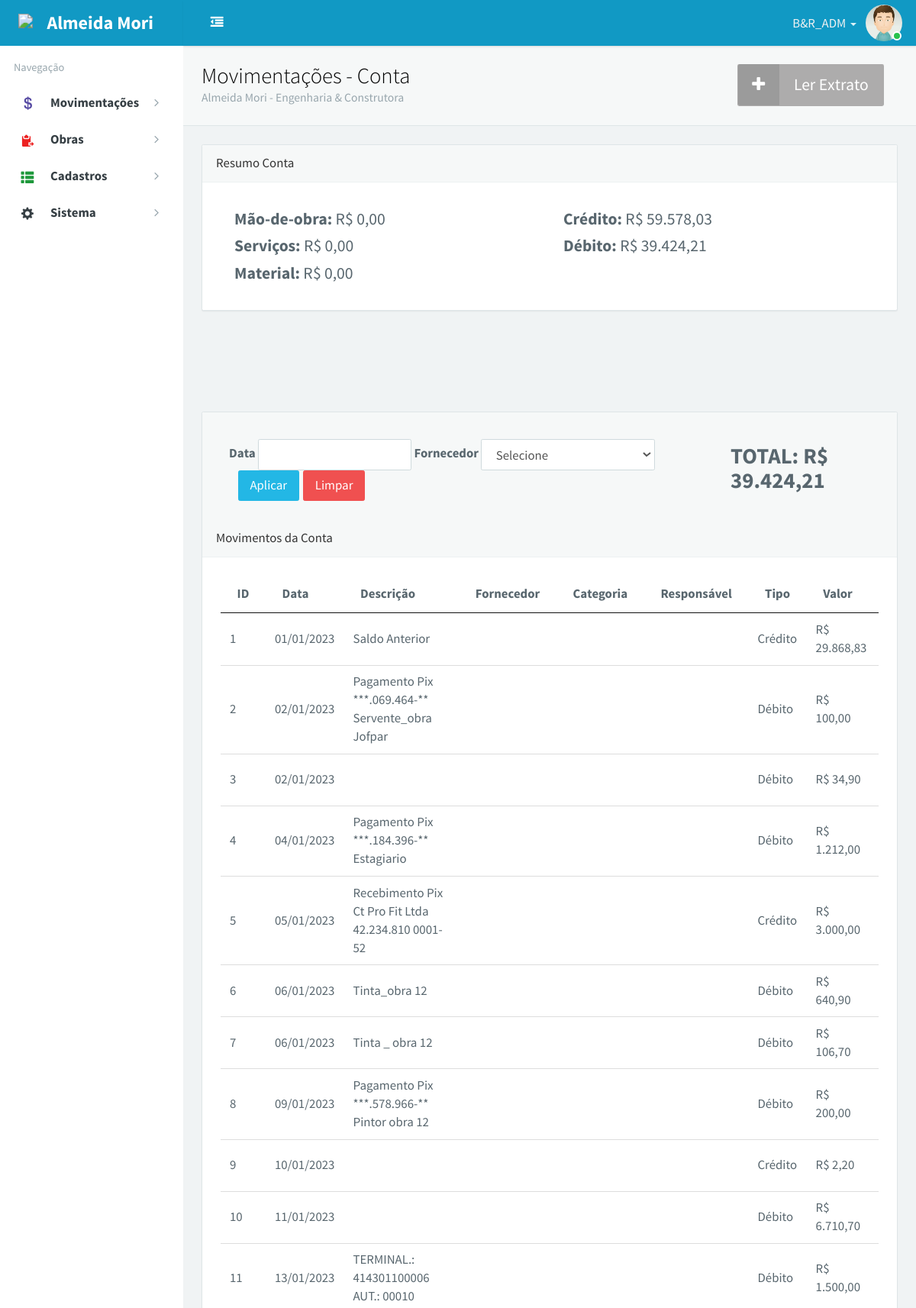
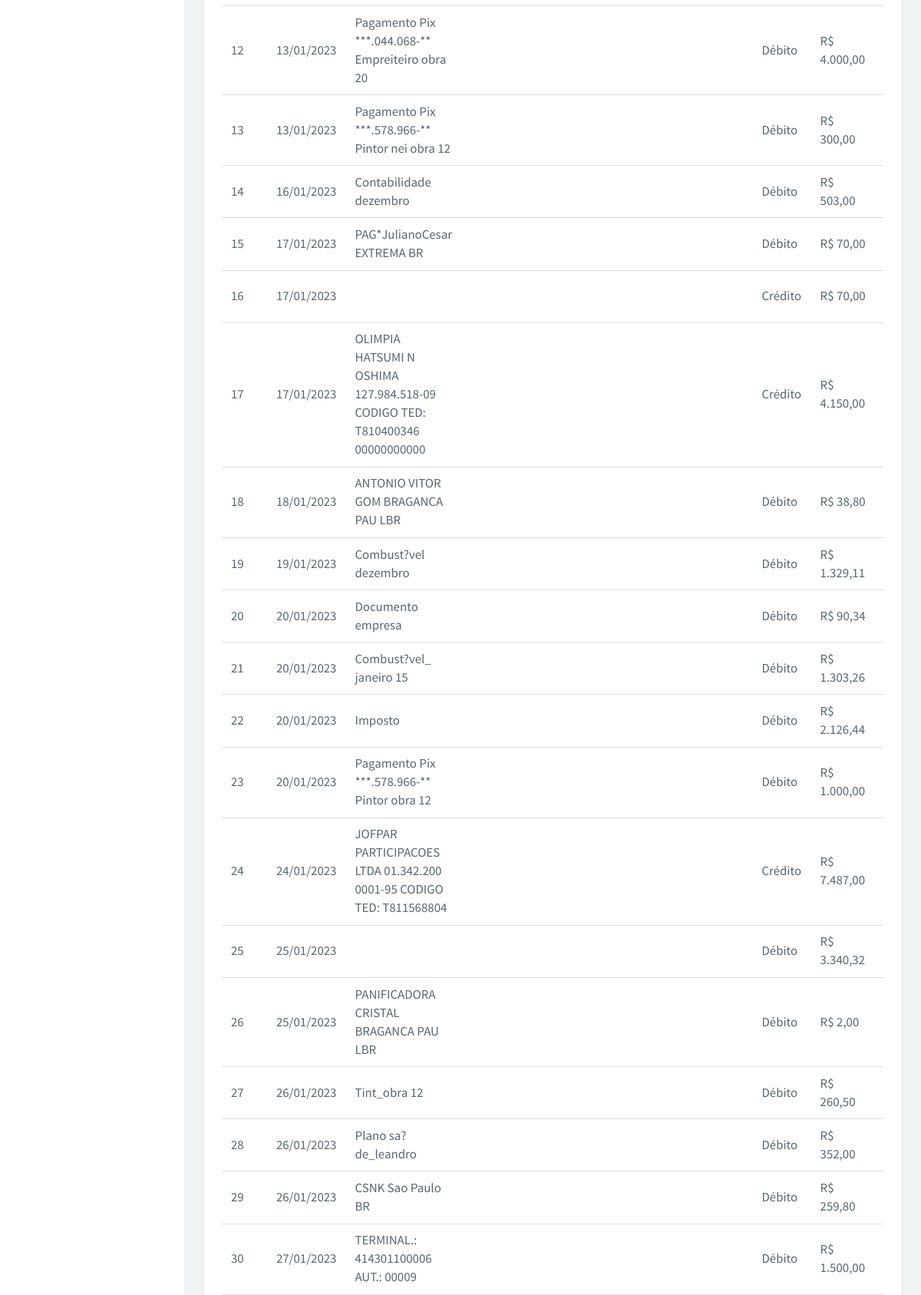
/app/movConta (signed in, upper part), run on the app's committed database (2 pictures, top to bottom).
### tables this page shows
CREATE TABLE `gqu_usuarios` (
  `id_usu` int(11) NOT NULL AUTO_INCREMENT,
  `nome_usu` varchar(50) NOT NULL,
  `matricula_usu` varchar(20) NOT NULL,
  `cpf_usu` varchar(11) NOT NULL,
  `email_usu` varchar(120) NOT NULL,
  `nivel_usu` varchar(1) NOT NULL,
  `pw_usu` varchar(120) NOT NULL,
  `turma_usu` tinyint(5) NOT NULL,
  `ativo_usu` tinyint(5) NOT NULL,
  PRIMARY KEY (`id_usu`)
);

CREATE TABLE `movconta` (
  `id_movConta` int(11) NOT NULL AUTO_INCREMENT,
  `data_movConta` varchar(20) NOT NULL,
  `descricao_movConta` varchar(100) NOT NULL,
  `fornecedor_movConta` varchar(40) NOT NULL,
  `categoria_movConta` varchar(40) NOT NULL,
  `responsavel_movConta` varchar(40) NOT NULL,
  `tipo_movConta` varchar(25) NOT NULL,
  `valor_movConta` varchar(20) DEFAULT NULL,
  `saldo_movConta` varchar(20) NOT NULL,
  `fitid` varchar(30) NOT NULL,
  PRIMARY KEY (`id_movConta`)
);

### _inc/control.php (called while the page is built, shortened)
<?php
$logoutAction = $_SERVER['PHP_SELF'] . "?doLogout=true";
?>
<?php
$hiperServe_email = $_SESSION['hiperServe_email'];
$hiperServe_nivel = $_SESSION['hiperServe_nivel'];
switch ($hiperServe_nivel) {
	case 0:
	case 1:
	case 2:
		$hiperServe_id = $_SESSION['hiperServe_id'];
		$user_query = "SELECT * FROM gqu_usuarios WHERE id_usu=\"" . $hiperServe_id . "\" AND matricula_usu=\"" . $hiperServe_email . "\"";
		$user_exec = $link_conexao->query($user_query);
		$user_dados = $user_exec->fetch_object();
		$user_row = $user_exec->num_rows;
		if ($user_row > 0) {
			$foto_usu =  "92";
			$nome_usu =  $user_dados->nome_usu;
		} else {
			header("Location: $logoutAction");
			exit;
		}
		break;
}
?>

### _inc/connect.php (called while the page is built, shortened)
<?php
$empresa = "Almeida Mori - Engenharia & Construtora";

### content/movimentos_conta/movConta.php (the view, shortened to what this page needs)
<?php
$usu_query = "SELECT (SELECT sum(valor_movConta) from movconta where tipo_movConta = 'credito') as credito,
            (SELECT sum(valor_movConta) from movconta where tipo_movConta = 'debito') as debito,
            (SELECT sum(valor_movConta) from movconta where tipo_movConta = 'Saque') as saque,
            (SELECT sum(valor_movConta) from movconta where categoria_movConta = 1) as mao_obra,
            (SELECT sum(valor_movConta) from movconta where categoria_movConta = 3) as servico,
            (SELECT sum(valor_movConta) from movconta where categoria_movConta = 2) as material  FROM `movconta` LIMIT 1";
$usu_exec = $link_conexao->query($usu_query);
$usu_row = $usu_exec->num_rows;
if ($usu_row > 0) {
    while ($usu_dados = $usu_exec->fetch_object()) {
        $credito = $usu_dados->credito;
        $debito = $usu_dados->debito;
        $mao_obra = $usu_dados->mao_obra;
        $servico = $usu_dados->servico;
        $material = $usu_dados->material;
    };
}
?>
<?php
$filtro2 = '';
$filtro1 = '';
$sql3 = "SELECT *,sum(valor_movConta) as total_solicitacao FROM movConta left join fornecedores on id_fornecedor = fornecedor_movConta where tipo_movConta = 'Débito' and saldo_movConta <> 'Rateio' $filtro2 $filtro1";
$exec3 = $link_conexao->query($sql3);
if ($exec3->num_rows > 0) {
    while ($dados = $exec3->fetch_array()) {
        $total_solicitacao = $dados['total_solicitacao'];
    }
}
?>
<div id="content" class="app-content" role="main">
    <div class="app-content-body ">
        <div class="bg-light lter b-b wrapper-md">
            <button type="button" style="background-color: #adacac; margin-right: 15px; color:#fff;" class="btn btn-addon btn-lg pull-right " data-toggle="modal" data-target="#modalLerExtrato"><i class="fa fa-plus" style="color:#fff"></i>Ler Extrato</button>
            <h1 class="m-n font-thin h3 text-black">Movimentações - Conta</h1>
            <small class="text-muted"><?php echo $empresa; ?></small>
        </div>
        <div class="wrapper-md">
            <div class="panel panel-default">
                <div class="panel-heading">Resumo Conta</div>
                <div class="table-responsive">
                    <div class="col-sm-6">
                        <div>
                            <h4><b>Mão-de-obra:</b> <?php formatar($mao_obra) ?></h4>
                        </div>
                        <div>
                            <h4><b>Serviços:</b> <?php formatar($servico) ?></h4>
                        </div>
                        <div>
                            <h4><b>Material:</b> <?php formatar($material) ?></h4>
                        </div>
                    </div>
                    <div class="col-sm-6">
                        <div>
                            <h4><b>Crédito:</b> <?php formatar($credito) ?></h4>
                        </div>
                        <div>
                            <h4><b>Débito:</b> <?php formatar($debito) ?></h4>
                        </div>
                    </div>
                </div>
            </div>
        </div>
    </div>
</div>
<div id="content" class="app-content" role="main">
    <div class="app-content-body ">
        <div class="wrapper-md">
            <div class="col-sm-12 row" style="margin:30px 0px 30px 0px;">
                <form class="form-inline col-sm-9" role="form" method="get">
                    <label class="font-bold" for="fData">Data</label>
                    <input required ui-jq="daterangepicker" value="<?php echo $_SESSION['fData']; ?>" ui-options="{locale: {applyLabel: 'Aplicar',cancelLabel: 'Limpar',fromLabel: 'De',toLabel: 'Até',customRangeLabel: 'Custom',daysOfWeek: ['D', 'S', 'T', 'Q', 'Q', 'S','S'],monthNames: ['Janeiro', 'Fevereiro', 'Março', 'Abril', 'Maio', 'Junho', 'Julho', 'Agosto', 'Setembro', 'Outubro', 'Novembro', 'Dezembro'],firstDay: 1},format: 'DD-MM-YYYY'}" class="form-control" name="fData" id="fData" autocomplete="off" value="">
                    <label class="font-bold">Fornecedor</label>
                    <select class="form-control" name="fornecedor_movConta" id="fornecedor_movConta" required>
                        <option value="">Selecione</option>
                    </select>
                    <button type="submit" name="filtrar" class="btn btn-info" style="margin-left: 10px;">Aplicar</button>
                    <a href="<?php echo BASEURL; ?>app/movConta" value="<?php $_SESSION['fData'] = ''; ?>" class="btn btn-danger" style="margin-left: 2px;">Limpar</a>
                </form>
                <div style="margin-top: -14px;" class="col-sm-3">
                    <h3 class="font-bold">TOTAL: R$ <?php echo number_format($total_solicitacao, 2, ',', '.'); ?></h3>
                </div>
            </div>
            <div class="panel panel-default">
                <div class="panel-heading">Movimentos da Conta</div>
                <div class="table-responsive">
                    <table id="imports" class="display" style="width:100%">
                        <thead>
                            <tr>
                                <th>ID</th>
                                <th>Data</th>
                                <th>Descrição</th>
                                <th>Fornecedor</th>
                                <th>Categoria</th>
                                <th>Responsável</th>
                                <th>Tipo</th>
                                <th>Valor</th>
                                <th>Saldo</th>
                            </tr>
                        </thead>
                        <tbody>
                            <?php
                            $usu_query = "SELECT
                            id_movConta as c1,
                            DATE_FORMAT(data_movConta,'%d/%m/%Y') as c2,
                            descricao_movConta as c3,
                            nome_fornecedor as c4,
                            nome_categoria as c5,
                            cliente_obra as c6,
                            tipo_movConta as c7,
                            CONCAT('R$ ',FORMAT(valor_movConta,2,'de_DE')) as c8,
                            CONCAT('R$ ',FORMAT(saldo_movConta,2,'de_DE')) as c9
                            FROM movconta
                            LEFT JOIN fornecedores on id_fornecedor = fornecedor_movConta
                            LEFT JOIN categorias on id_categoria = categoria_movConta
                            LEFT JOIN obras on id_obra = responsavel_movConta
                            WHERE saldo_movConta <> 'Rateio' $filtro2 $filtro1";
                            $usu_exec = $link_conexao->query($usu_query);
                            $usu_row = $usu_exec->num_rows;
                            if ($usu_row > 0) {
                                while ($usu_dados = $usu_exec->fetch_object()) {
                                    $c1 = $usu_dados->c1;
                                    $c2 = $usu_dados->c2;
                                    $c3 = $usu_dados->c3;
                                    $c4 = $usu_dados->c4;
                                    $c5 = $usu_dados->c5;
                                    $c6 = $usu_dados->c6;
                                    $c7 = $usu_dados->c7;
                                    $c8 = $usu_dados->c8;
                                    $c9 = $usu_dados->c9;
                            ?>
                                    <tr>
                                        <td><?php echo $c1 ?></td>
                                        <td><?php echo $c2 ?></td>
                                        <td><?php echo $c3 ?></td>
                                        <td><?php echo $c4 ?></td>
                                        <td><?php echo $c5 ?></td>
                                        <td><?php echo $c6 ?></td>
                                        <td><?php echo $c7 ?></td>
                                        <td><?php echo $c8 ?></td>
                                        <td><?php echo $c9 ?></td>
                                    </tr>
                            <?php
                                };
                            }
                            ?>
                        </tbody>
                    </table>
                </div>
            </div>
        </div>
    </div>
</div>

### app/movConta/index.php (shortened to what this page needs)
<?php
include_once(CONTROL);
?>
<!DOCTYPE html>
<html lang="pt-br" data-ng-app="app">
<head>
    <link rel="stylesheet" href="<?php echo BASEURL; ?>bower_components/bootstrap/dist/css/bootstrap.css" type="text/css" />
    <link rel="stylesheet" href="<?php echo BASEURL; ?>bower_components/animate.css/animate.css" type="text/css" />
    <link rel="stylesheet" href="<?php echo BASEURL; ?>bower_components/font-awesome/css/font-awesome.min.css" type="text/css" />
    <link rel="stylesheet" href="<?php echo BASEURL; ?>bower_components/simple-line-icons/css/simple-line-icons.css" type="text/css" />
    <link rel="stylesheet" href="<?php echo BASEURL; ?>css/font.css" type="text/css" />
    <link rel="stylesheet" href="<?php echo BASEURL; ?>css/app.css" type="text/css" />
    <link rel="stylesheet" type="text/css" href="<?php echo BASEURL; ?>css/jquery.dataTables.min.css">
    <link rel="stylesheet" type="text/css" href="<?php echo BASEURL; ?>css/buttons.dataTables.min.css">
</head>
<body>
    <div class="app ng-scope app-header-fixed app-aside-fixed ">
        <?php include_once(ABSPATH . '/blocks/header.php'); ?>
        <?php include_once(ABSPATH . '/blocks/aside.php'); ?>
        <?php include_once(ABSPATH . '/content/movimentos_conta/movConta.php'); ?>
    </div>
</body>
</html>

### blocks/header.php (shortened to what this page needs)
<header id="header" class="app-header navbar" role="menu">
    <div class="navbar-header bg-info dker">
        <a href="<?php echo BASEURL; ?>app/movConta" class="navbar-brand text-lt">
            <img src="<?php echo BASEURL; ?>images/iconeAlmeidaMori_noBg.png" alt=".">
            <span class="hidden-folded m-l-xs">Almeida Mori</span>
        </a>
    </div>
    <div class="collapse pos-rlt navbar-collapse box-shadow bg-info dker">
        <div class="nav navbar-nav hidden-xs">
            <a href="#" class="btn no-shadow navbar-btn" ui-toggle="app-aside-folded" target=".app">
                <i class="fa fa-dedent fa-fw text"></i>
            </a>
        </div>
        <ul class="nav navbar-nav navbar-right">
            <li class="dropdown">
                <a href="#" data-toggle="dropdown" class="dropdown-toggle clear" data-toggle="dropdown">
                    <span class="thumb-sm avatar pull-right m-t-n-sm m-b-n-sm m-l-sm">
                        <img src="<?php echo BASEURL; ?>images/<?php echo $foto_usu; ?>.jpg" alt="..."> <i class="on md b-white bottom"></i> </span>
                    <span class="hidden-sm hidden-md"><?php echo $nome_usu ?></span> <b class="caret"></b> </a>
            </li>
        </ul>
    </div>
</header>

### blocks/aside.php (shortened to what this page needs)
<aside id="aside" class="app-aside hidden-xs bg-white">
    <div class="aside-wrap">
        <div class="navi-wrap">
            <?php
            include_once(ABSPATH . '/blocks/nav_1.php');
            ?>
        </div>
    </div>
</aside>

### blocks/nav_1.php (shortened to what this page needs)
<nav ui-nav="" class="navi clearfix">
    <ul class="nav">
        <li class="hidden-folded padder m-t m-b-sm text-muted text-xs">
            <span>Navegação</span>
        </li>
        <?php
        if ($hiperServe_nivel == 1) {
        ?>
            <li>
                <a href="" class="auto">
                    <span class="pull-right text-muted">
                        <i class="fa fa-fw fa-angle-right text"></i>
                        <i class="fa fa-fw fa-angle-down text-active"></i>
                    </span>
                    <i class="glyphicon glyphicon-edit icon text-success-dker"></i>
                    <span class="font-bold">Cadastros</span>
                </a>
                <ul class="nav nav-sub dk">
                    <li class="nav-sub-header">
                        <a href=""><span>Cadastros</span></a>
                    </li>
                    <li>
                        <a href="<?php echo BASEURL; ?>app/clientes"><span>Clientes</span></a>
                    </li>
                    <li>
                        <a href="<?php echo BASEURL; ?>app/pessoa/usuarios"><span>Usuarios</span></a>
                    </li>
                </ul>
            </li>
        <?php
        } elseif ($hiperServe_nivel == 2) {
        ?>
            <li>
                <a href="" class="auto">
                    <span class="pull-right text-muted">
                        <i class="fa fa-fw fa-angle-right text"></i>
                    </span>
                    <i class="glyphicon glyphicon-usd icon text-primary-dker"></i>
                    <span class="font-bold">Movimentações</span>
                </a>
            </li>
            <li>
                <a href="" class="auto">
                    <span class="pull-right text-muted">
                        <i class="fa fa-fw fa-angle-right text"></i>
                    </span>
                    <i class="	glyphicon glyphicon-paste icon text-danger-dker"></i>
                    <span class="font-bold">Obras</span>
                </a>
            </li>
            <li>
                <a href="" class="auto">
                    <span class="pull-right text-muted">
                        <i class="fa fa-fw fa-angle-right text"></i>
                    </span>
                    <i class="glyphicon glyphicon-th-list icon text-success-dker"></i>
                    <span class="font-bold">Cadastros</span>
                </a>
            </li>
            <li>
                <a href="" class="auto">
                    <span class="pull-right text-muted">
                        <i class="fa fa-fw fa-angle-right text"></i>
                    </span>
                    <i class="glyphicon glyphicon glyphicon-cog icon text-body-dker"></i>
                    <span class="font-bold">Sistema</span>
                </a>
            </li>
        <?php
        }
        ?>
    </ul>
</nav>

### _inc/function.php (shortened to what this page needs)
<?php
function formatar($x)
{
	if ($x == '') {
		$x = 'R$ 0,00';
	} else {
		$x = 'R$ ' . number_format($x, 2, ',', '.');
	}
	echo $x;
}

### content/movimentos_conta/movConta.php (style rules this page uses)
.panel>.table-responsive { margin: 20px; }

### app/movConta/index.php (style rules this page uses)
body { zoom: 1.2; }

### data on the page
gqu_usuarios: nome_usu "B&R_ADM"
movconta: id_movConta "1", c2 "01/01/2023", descricao_movConta "Saldo Anterior", tipo_movConta "Crédito", c8 "R$ 29.868,83"
movconta: id_movConta "2", c2 "02/01/2023", descricao_movConta "Pagamento Pix ***.069.464-** Servente_obra Jofpar", tipo_movConta "Débito", c8 "R$ 100,00"
movconta: id_movConta "3", c2 "02/01/2023", tipo_movConta "Débito", c8 "R$ 34,90"
movconta: id_movConta "4", c2 "04/01/2023", descricao_movConta "Pagamento Pix ***.184.396-** Estagiario", tipo_movConta "Débito", c8 "R$ 1.212,00"
movconta: id_movConta "5", c2 "05/01/2023", descricao_movConta "Recebimento Pix Ct Pro Fit Ltda 42.234.810 0001-52", tipo_movConta "Crédito", c8 "R$ 3.000,00"
movconta: id_movConta "6", c2 "06/01/2023", descricao_movConta "Tinta_obra 12", tipo_movConta "Débito", c8 "R$ 640,90"
movconta: id_movConta "7", c2 "06/01/2023", descricao_movConta "Tinta _ obra 12", tipo_movConta "Débito", c8 "R$ 106,70"
movconta: id_movConta "8", c2 "09/01/2023", descricao_movConta "Pagamento Pix ***.578.966-** Pintor obra 12", tipo_movConta "Débito", c8 "R$ 200,00"
movconta: id_movConta "9", c2 "10/01/2023", tipo_movConta "Crédito", c8 "R$ 2,20"
movconta: id_movConta "10", c2 "11/01/2023", tipo_movConta "Débito", c8 "R$ 6.710,70"
movconta: id_movConta "11", c2 "13/01/2023", descricao_movConta "TERMINAL.: 414301100006 AUT.: 00010", tipo_movConta "Débito", c8 "R$ 1.500,00"
movconta: id_movConta "12", c2 "13/01/2023", descricao_movConta "Pagamento Pix ***.044.068-** Empreiteiro obra 20", tipo_movConta "Débito", c8 "R$ 4.000,00"
movconta: id_movConta "13", c2 "13/01/2023", descricao_movConta "Pagamento Pix ***.578.966-** Pintor nei obra 12", tipo_movConta "Débito", c8 "R$ 300,00"
movconta: id_movConta "14", c2 "16/01/2023", descricao_movConta "Contabilidade dezembro", tipo_movConta "Débito", c8 "R$ 503,00"
movconta: id_movConta "15", c2 "17/01/2023", descricao_movConta "PAG*JulianoCesar EXTREMA BR", tipo_movConta "Débito", c8 "R$ 70,00"
movconta: id_movConta "16", c2 "17/01/2023", tipo_movConta "Crédito", c8 "R$ 70,00"
movconta: id_movConta "17", c2 "17/01/2023", descricao_movConta "OLIMPIA HATSUMI N OSHIMA 127.984.518-09 CODIGO TED: T810400346 00000000000", tipo_movConta "Crédito", c8 "R$ 4.150,00"
movconta: id_movConta "18", c2 "18/01/2023", descricao_movConta "ANTONIO VITOR GOM BRAGANCA PAU LBR", tipo_movConta "Débito", c8 "R$ 38,80"
movconta: id_movConta "19", c2 "19/01/2023", descricao_movConta "Combust?vel dezembro", tipo_movConta "Débito", c8 "R$ 1.329,11"
movconta: id_movConta "20", c2 "20/01/2023", descricao_movConta "Documento empresa", tipo_movConta "Débito", c8 "R$ 90,34"
movconta: id_movConta "21", c2 "20/01/2023", descricao_movConta "Combust?vel_ janeiro 15", tipo_movConta "Débito", c8 "R$ 1.303,26"
movconta: id_movConta "22", c2 "20/01/2023", descricao_movConta "Imposto", tipo_movConta "Débito", c8 "R$ 2.126,44"
movconta: id_movConta "23", c2 "20/01/2023", descricao_movConta "Pagamento Pix ***.578.966-** Pintor obra 12", tipo_movConta "Débito", c8 "R$ 1.000,00"
movconta: id_movConta "24", c2 "24/01/2023", descricao_movConta "JOFPAR PARTICIPACOES LTDA 01.342.200 0001-95 CODIGO TED: T811568804", tipo_movConta "Crédito", c8 "R$ 7.487,00"
movconta: id_movConta "25", c2 "25/01/2023", tipo_movConta "Débito", c8 "R$ 3.340,32"
movconta: id_movConta "26", c2 "25/01/2023", descricao_movConta "PANIFICADORA CRISTAL BRAGANCA PAU LBR", tipo_movConta "Débito", c8 "R$ 2,00"
movconta: id_movConta "27", c2 "26/01/2023", descricao_movConta "Tint_obra 12", tipo_movConta "Débito", c8 "R$ 260,50"
movconta: id_movConta "28", c2 "26/01/2023", descricao_movConta "Plano sa?de_leandro", tipo_movConta "Débito", c8 "R$ 352,00"
movconta: id_movConta "29", c2 "26/01/2023", descricao_movConta "CSNK Sao Paulo BR", tipo_movConta "Débito", c8 "R$ 259,80"
movconta: id_movConta "30", c2 "27/01/2023", descricao_movConta "TERMINAL.: 414301100006 AUT.: 00009", tipo_movConta "Débito", c8 "R$ 1.500,00"

### other printed values
$empresa "Almeida Mori - Engenharia & Construtora"
$x "R$ 0,00 R$ 0,00 R$ 0,00 R$ 59.578,03 R$ 39.424,21"
$total_solicitacao "39.424,21"
